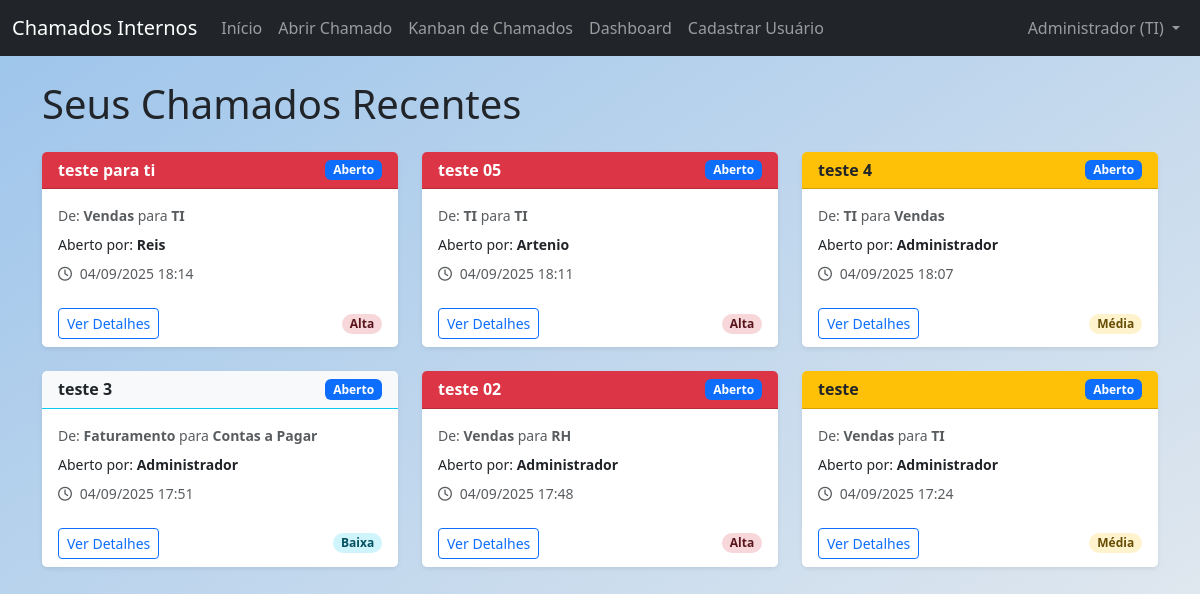
The page /home (signed in) on the database as committed earlier.
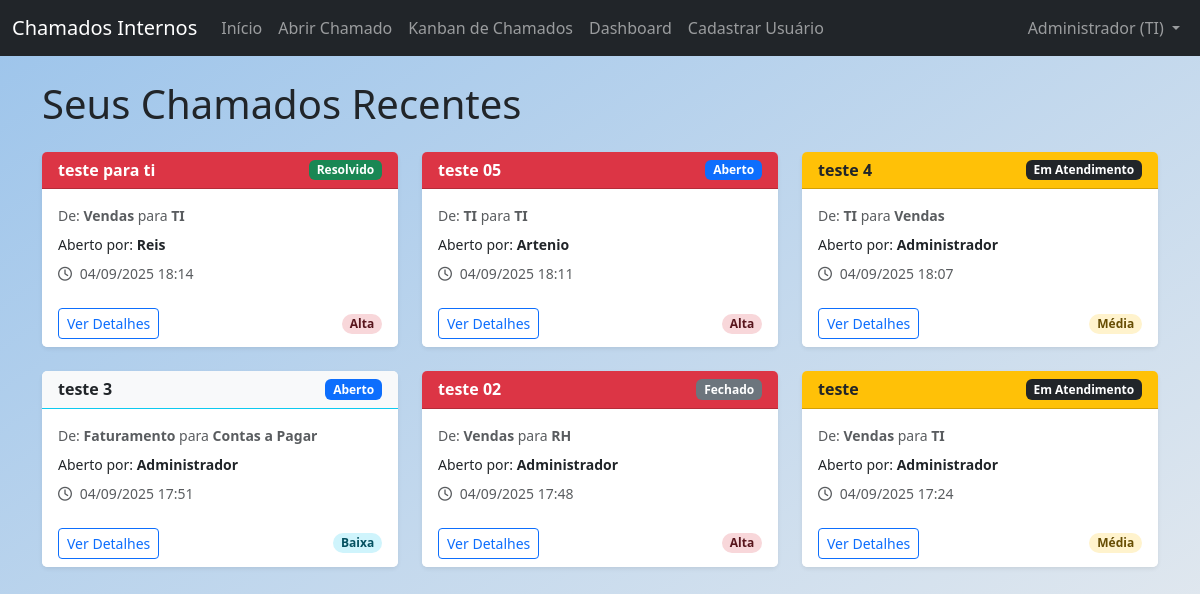
The same page on the database as committed later.
### app/models.py (models this page shows, shortened)
class User(db.Model, UserMixin):
    id = db.Column(db.Integer, primary_key=True)
    name = db.Column(db.String(100), nullable=False)
    email = db.Column(db.String(120), unique=True, nullable=False)
    sector = db.Column(db.String(50), nullable=False)
    password = db.Column(db.String(128), nullable=False)
    access_level = db.Column(db.String(20), nullable=False, default='colaborador') # colaborador, tecnico, administrador
    created_at = db.Column(db.DateTime, default=datetime.utcnow)
    tickets_created = db.relationship('Ticket', backref='author', lazy=True, foreign_keys='Ticket.user_id')
    tickets_assigned = db.relationship('Ticket', backref='assignee_user', lazy=True, foreign_keys='Ticket.assigned_to')
    comments = db.relationship('Comment', backref='comment_author', lazy=True)

class Ticket(db.Model):
    id = db.Column(db.Integer, primary_key=True)
    title = db.Column(db.String(150), nullable=False)
    description = db.Column(db.Text, nullable=False)
    user_id = db.Column(db.Integer, db.ForeignKey('user.id'), nullable=False) # Quem abriu o chamado
    origin_sector = db.Column(db.String(50), nullable=False)
    target_sector = db.Column(db.String(50), nullable=False)
    priority = db.Column(db.String(20), nullable=False, default='baixa') # baixa, media, alta
    status = db.Column(db.String(20), nullable=False, default='Aberto') # Aberto, Em Atendimento, Resolvido, Fechado
    created_at = db.Column(db.DateTime, default=datetime.utcnow)
    updated_at = db.Column(db.DateTime, default=datetime.utcnow, onupdate=datetime.utcnow)
    assigned_to = db.Column(db.Integer, db.ForeignKey('user.id'), nullable=True) # Quem está atendendo
    comments = db.relationship('Comment', backref='ticket', lazy=True, cascade="all, delete-orphan")
    history = db.relationship('TicketHistory', backref='ticket', lazy=True, cascade="all, delete-orphan")

### app/routes.py (the view, shortened to what this page needs)
@main.route('/')
@main.route('/home')
@login_required
def home():
    if current_user.access_level == 'administrador':
        tickets = Ticket.query.order_by(Ticket.created_at.desc()).all()
    else: # Colaborador
        tickets = Ticket.query.filter_by(user_id=current_user.id).order_by(Ticket.created_at.desc()).all()
    return render_template('index.html', title='Início', tickets=tickets)

### app/__init__.py (called while the page is built)
@login_manager.user_loader
def load_user(user_id):
    from app.models import User
    return User.query.get(int(user_id))

### app/templates/index.html (shortened to what this page needs)
{% extends "base.html" %}
{% block content %}
    <h1 class="mb-4">Seus Chamados Recentes</h1>
    {% if tickets %}
        <div class="row">
            {% for ticket in tickets %}
                <div class="col-lg-4 col-md-6 mb-4">
                    {% include 'components/ticket_card.html' %}
                </div>
            {% endfor %}
        </div>
    {% endif %}
{% endblock content %}

### app/templates/base.html (shortened to what this page needs)
<!DOCTYPE html>
<html lang="pt-br">
<head>
    <link href="https://cdn.jsdelivr.net/npm/bootstrap@5.3.3/dist/css/bootstrap.min.css" rel="stylesheet">
    <link rel="stylesheet" href="https://cdnjs.cloudflare.com/ajax/libs/font-awesome/6.5.2/css/all.min.css" />
    <link rel="stylesheet" href="{{ url_for('static', filename='css/style.css') }}">
</head>
<body class="bg-light">
    {% include 'components/navbar.html' %}
    <main role="main" class="container mt-4">
        {% block content %}{% endblock %}
    </main>
</body>
</html>

### app/templates/components/navbar.html (shortened to what this page needs)
<nav class="navbar navbar-expand-lg navbar-dark bg-dark">
    <div class="container-fluid">
        <a class="navbar-brand" href="{{ url_for('main.home') }}">Chamados Internos</a>
        <div class="collapse navbar-collapse" id="navbarNav">
            <ul class="navbar-nav me-auto mb-2 mb-lg-0">
                <li class="nav-item">
                    <a class="nav-link" href="{{ url_for('main.home') }}">Início</a>
                </li>
                {% if current_user.is_authenticated %}
                    <li class="nav-item">
                        <a class="nav-link" href="{{ url_for('main.create_ticket') }}">Abrir Chamado</a>
                    </li>
                    <li class="nav-item">
                        <a class="nav-link" href="{{ url_for('main.tickets_kanban') }}">Kanban de Chamados</a>
                    </li>
                    {% if current_user.access_level == 'administrador' or current_user.access_level == 'tecnico' %}
                        <li class="nav-item">
                            <a class="nav-link" href="{{ url_for('main.dashboard') }}">Dashboard</a>
                        </li>
                    {% endif %}
                    {% if current_user.access_level == 'administrador' %}
                        <li class="nav-item">
                            <a class="nav-link" href="{{ url_for('main.register') }}">Cadastrar Usuário</a>
                        </li>
                    {% endif %}
                {% endif %}
            </ul>
            <ul class="navbar-nav ms-auto mb-2 mb-lg-0">
                {% if current_user.is_authenticated %}
                    <li class="nav-item dropdown">
                        <a class="nav-link dropdown-toggle" href="#" id="navbarDropdown" role="button" data-bs-toggle="dropdown" aria-expanded="false">
                            {{ current_user.name }} ({{ current_user.sector }})
                        </a>
                    </li>
                {% else %}
                    <li class="nav-item">
                        <a class="nav-link" href="{{ url_for('main.login') }}">Login</a>
                    </li>
                {% endif %}
            </ul>
        </div>
    </div>
</nav>

### app/templates/components/ticket_card.html (shortened to what this page needs)
<div class="card shadow-sm h-100">
    <div class="card-header d-flex justify-content-between align-items-center
        {% if ticket.priority == 'alta' %} bg-danger text-white
        {% elif ticket.priority == 'media' %} bg-warning text-dark
        {% else %} bg-light border-info
        {% endif %}">
        <h6 class="mb-0 fw-bold">{{ ticket.title }}</h6>
        <span class="badge
            {% if ticket.status == 'Aberto' %} bg-primary
            {% elif ticket.status == 'Em Atendimento' %} bg-dark
            {% elif ticket.status == 'Resolvido' %} bg-success
            {% else %} bg-secondary
            {% endif %}">
            {{ ticket.status }}
        </span>
    </div>
    <div class="card-body">
        <p class="card-text text-muted small mb-2">
            De: <strong>{{ ticket.origin_sector }}</strong> para <strong>{{ ticket.target_sector }}</strong>
        </p>
        <p class="card-text small mb-2">
            Aberto por: <strong>{{ ticket.author.name }}</strong>
        </p>
        <p class="card-text small text-muted">
            <i class="far fa-clock me-1"></i> {{ ticket.created_at.strftime('%d/%m/%Y %H:%M') }}
        </p>
    </div>
    <div class="card-footer bg-white border-top-0 d-flex justify-content-between align-items-center">
        <a href="{{ url_for('main.view_ticket', ticket_id=ticket.id) }}" class="btn btn-sm btn-outline-primary">Ver Detalhes</a>
        {% if ticket.priority == 'alta' %}
            <span class="badge bg-danger-subtle text-danger-emphasis rounded-pill">Alta</span>
        {% elif ticket.priority == 'media' %}
            <span class="badge bg-warning-subtle text-warning-emphasis rounded-pill">Média</span>
        {% else %}
            <span class="badge bg-info-subtle text-info-emphasis rounded-pill">Baixa</span>
        {% endif %}
    </div>
</div>

### app/static/css/style.css (style rules this page uses)
body { background: linear-gradient(to bottom right, #9cc4eb, #e9ecef); background-attachment: fixed; }
.card { border: none; box-shadow: 0 4px 8px rgba(0,0,0,0.05); }

Rows that differ between the two databases and show on the page:
changed Ticket "teste para ti": status "Aberto" → "Resolvido"
changed Ticket "teste 4": status "Aberto" → "Em Atendimento"
changed Ticket "teste 02": status "Aberto" → "Fechado"
changed Ticket "teste": status "Aberto" → "Em Atendimento"
